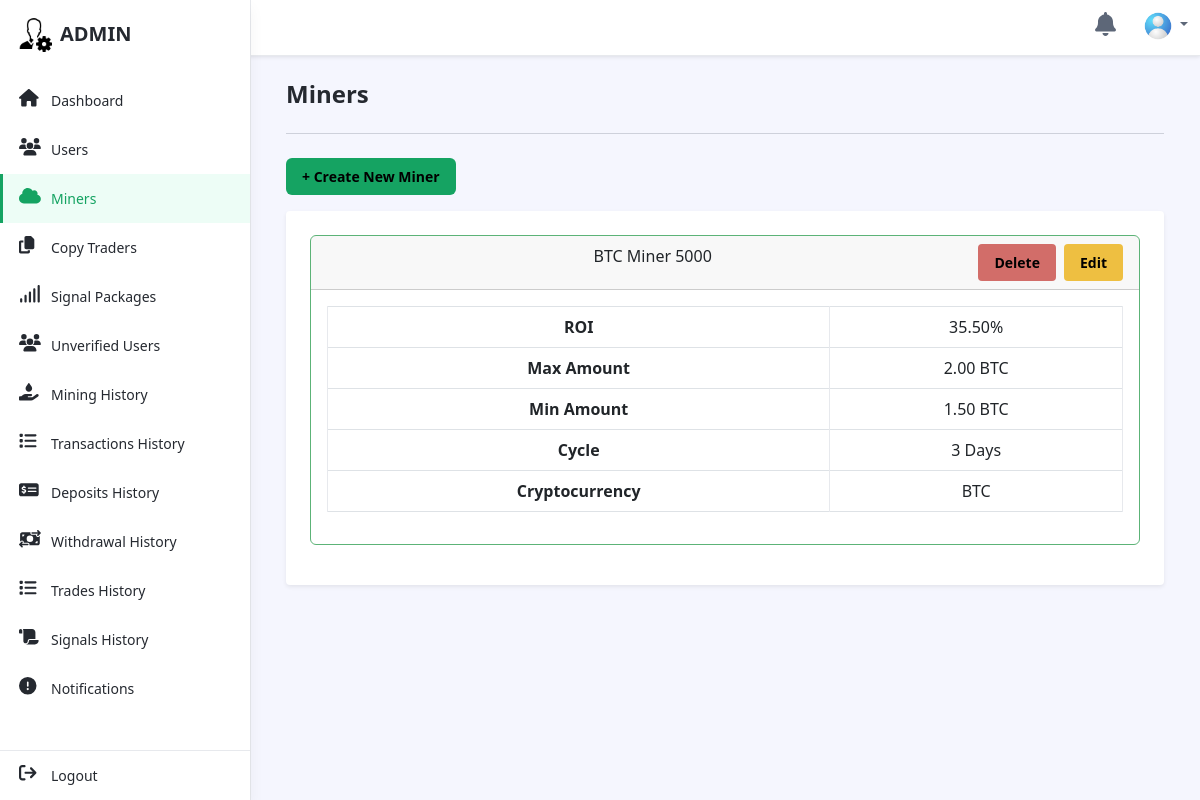
/admin/miners.php (signed in), run on the app's committed database.
### tables this page shows
CREATE TABLE `miners` (
  `id` int(11) NOT NULL,
  `name` varchar(255) NOT NULL,
  `roi` decimal(10,2) NOT NULL,
  `max_amount` decimal(15,3) NOT NULL,
  `min_amount` decimal(15,3) NOT NULL,
  `cycle` int(11) NOT NULL,
  `cryptocurrency` varchar(255) NOT NULL,
  `created_at` timestamp NULL DEFAULT current_timestamp(),
  `updated_at` timestamp NULL DEFAULT current_timestamp() ON UPDATE current_timestamp()
);

### admin/miners.php (the view, shortened to what this page needs)
<?php
require 'assets/php/config/connection.php';
$sql = "SELECT * FROM miners ORDER BY id ASC";
$result = $conn->query($sql);
$miners = [];
if ($result->num_rows > 0) {
	while ($row = $result->fetch_assoc()) {
		$miners[] = $row;
	}
}
?>
<!DOCTYPE html>
<html lang="en">
<head>
	<link rel="stylesheet" href="https://cdnjs.cloudflare.com/ajax/libs/toastify-js/1.6.1/toastify.min.css" />
	<link id="theme-style" rel="stylesheet" href="assets/css/portal.css" />
	<link id="theme-style" rel="stylesheet" href="assets/css/toast-style.css" />
</head>
<body class="app">
	<header class="app-header fixed-top">
		<div class="app-header-inner">
			<div class="container-fluid py-2">
				<div class="app-header-content">
					<div class="row justify-content-between align-items-center">
						<div class="app-utilities col-auto">
							<div class="app-utility-item app-notifications-dropdown dropdown">
								<a href="notifications.php" role="button" aria-expanded="false" title="Notifications">
									<i class="fa-solid fa-bell fa-xl"></i>
								</a>
							</div>
							<div class="app-utility-item app-user-dropdown dropdown">
								<a class="dropdown-toggle" id="user-dropdown-toggle" data-bs-toggle="dropdown" href="#" role="button" aria-expanded="false"><img src="assets/images/user.png" alt="user profile" /></a>
							</div>
						</div>
					</div>
				</div>
			</div>
		</div>
		<div id="app-sidepanel" class="app-sidepanel">
			<div class="sidepanel-inner d-flex flex-column">
				<div class="app-branding">
					<a class="app-logo" href="#"><img class="logo-icon me-2" src="assets/images/admin-logo.png" alt="logo" /><span class="logo-text">ADMIN</span></a>
				</div>
				<?php include 'assets/php/nav.php'; ?>
				<div class="app-sidepanel-footer">
					<nav class="app-nav app-nav-footer">
						<ul class="app-menu footer-menu list-unstyled">
							<li class="nav-item">
								<a class="nav-link" href="assets/php/logout.php">
									<span class="nav-icon">
										<i class="fa-solid fa-arrow-right-from-bracket fa-lg"></i>
									</span>
									<span class="nav-link-text">Logout</span> </a>
							</li>
						</ul>
					</nav>
				</div>
			</div>
		</div>
	</header>
	<div class="app-wrapper">
		<div class="app-content pt-3 p-md-3 p-lg-4">
			<div class="container-xl">
				<h1 class="app-page-title">Miners</h1>
				<hr class="mb-4" />
				<button class="btn btn-primary mb-3" data-bs-toggle="modal" data-bs-target="#createMinerModal">
					+ Create New Miner
				</button>
				<div class="tab-content" id="orders-table-tab-content">
					<div class="tab-pane fade show active" id="deposit" role="tabpanel" aria-labelledby="deposit-tab">
						<div class="row g-4 settings-section">
							<div class="col-12">
								<div class="app-card app-card-settings shadow-sm p-4">
									<div class="app-card-body">
										<?php if (!empty($miners)) : ?>
											<?php foreach ($miners as $miner) : ?>
												<div class="card border-success mb-3 text-center">
													<div class="card-header">
														<?= htmlspecialchars($miner['name']); ?>
														<button class="btn btn-sm btn-warning float-end" data-bs-toggle="modal" data-bs-target="#editMinerModal<?= $miner['id']; ?>">
															Edit
														</button>
                                                        <button class="btn btn-sm btn-danger float-end me-2" data-bs-toggle="modal" data-bs-target="#deleteSignalPackageModal<?= $miner['id']; ?>">
                                                            Delete
                                                        </button>
													</div>
													<div class="card-body">
														<table class="table table-bordered">
															<tbody>
																<tr>
																	<th scope="row">ROI</th>
																	<td><?= htmlspecialchars($miner['roi']); ?>%</td>
																</tr>
																<tr>
																	<th scope="row">Max Amount</th>
																	<td><?= number_format($miner['max_amount'], 2) . " " . $miner['cryptocurrency']; ?></td>
																</tr>
																<tr>
																	<th scope="row">Min Amount</th>
																	<td><?= number_format($miner['min_amount'], 2) . " " . $miner['cryptocurrency']; ?></td>
																</tr>
																<tr>
																	<th scope="row">Cycle</th>
																	<td><?= htmlspecialchars($miner['cycle']); ?> Days</td>
																</tr>
																<tr>
																	<th scope="row">Cryptocurrency</th>
																	<td><?= htmlspecialchars($miner['cryptocurrency']); ?></td>
																</tr>
															</tbody>
														</table>
													</div>
												</div>
											<?php endforeach; ?>
										<?php else : ?>
											<p class="text-center">No miners available.</p>
										<?php endif; ?>
									</div>
								</div>
							</div>
						</div>
					</div>
				</div>
			</div>
			<footer class="app-footer">
				<div class="container text-center py-3">
				</div>
			</footer>
		</div>
	</div>
	<?php include 'assets/php/footer.php'; ?>

### data on the page
miners: name "BTC Miner 5000", roi "35.50", max_amount "2.00", cryptocurrency "BTC", min_amount "1.50", cycle "3"
